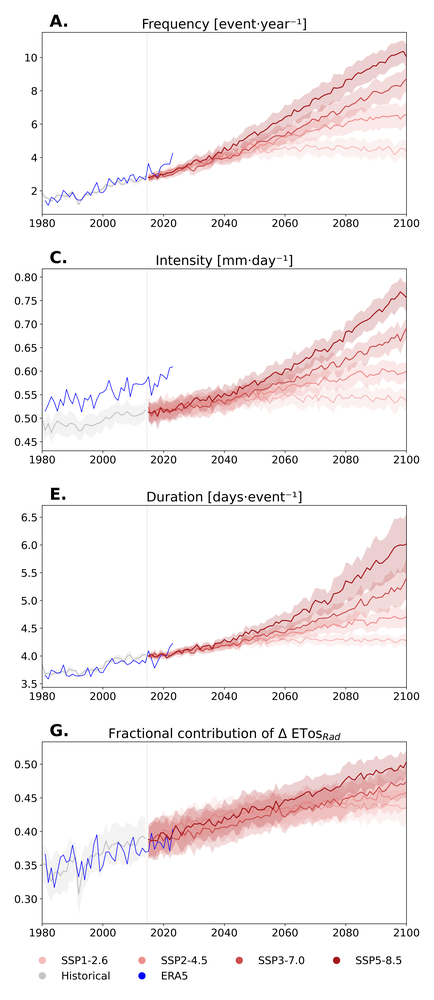
#> input picture figures/annual_thirstwave_metrics_growing_season.png, 434 x 1000 px, shrunk from 4590 x 10564 before the run
$ jupyter execute _merge_figures.ipynb
#> lines starting #> are read from the running program, lines starting #| are printed output that depends on the picture; pictures that were not available may be replaced by others from this repository, and a replacement may not be noted
[cell 1]
from PIL import Image

# Left column: A, C, E, G (time series)
img_left = Image.open("annual_thirstwave_metrics_growing_season.png").convert("RGBA")
#> img_left is the input picture: PIL image 434x1000 RGBA; mean R, G, B, A 247, 242.4, 242.9, 255
# Right column: B, D, F, H (maps)
img_right = Image.open("end_of_century_anom.png").convert("RGBA")
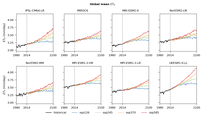
#> input picture figures/annual_global_mean_ET0.png, 203 x 118 px, shrunk from 2141 x 1250 before the run, given in place of end_of_century_anom.png, which was not available
#> img_right is the input picture: PIL image 203x118 RGBA; mean R, G, B, A 246.3, 245.6, 245.2, 255

w1, h1 = img_left.size
#> w1 = 434; h1 = 1000
w2, h2 = img_right.size
#> w2 = 203; h2 = 118
print("left:", img_left.size, "right:", img_right.size)
#| left: (434, 1000) right: (203, 118)

# Canvas sized to fit both, top-aligned, white background
combined = Image.new("RGBA", (w1 + w2, max(h1, h2)), (255, 255, 255, 255))
#> combined: PIL image 637x1000 RGBA; every value is 255
combined.paste(img_left, (0, 0), img_left)
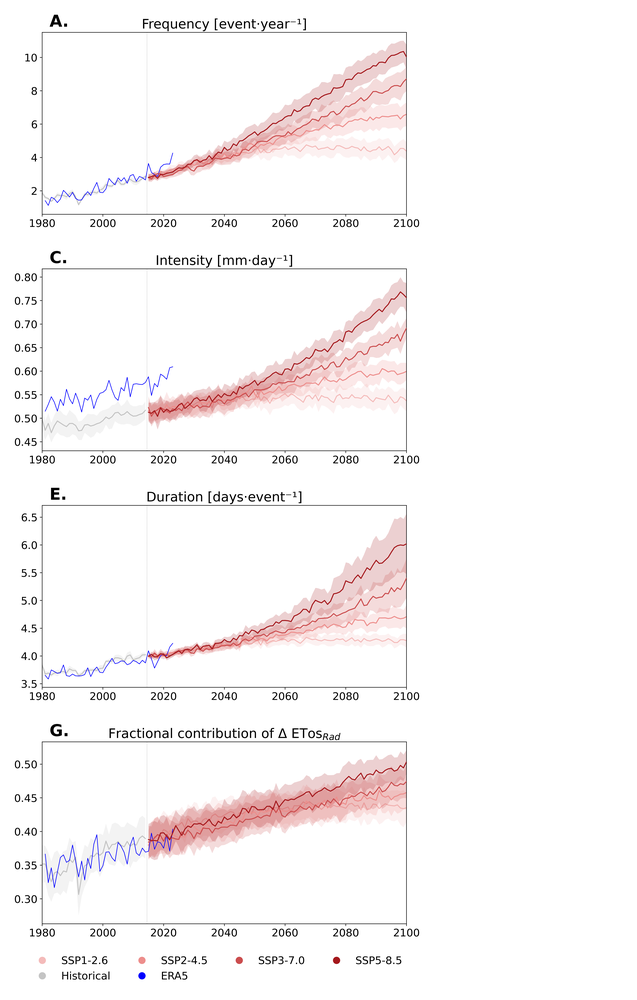
#> combined: PIL image 637x1000 RGBA; mean R, G, B, A 249.5, 246.4, 246.8, 255
combined.paste(img_right, (w1, 0), img_right)

combined.convert("RGB").save("Figure3.png", dpi=(500, 500))
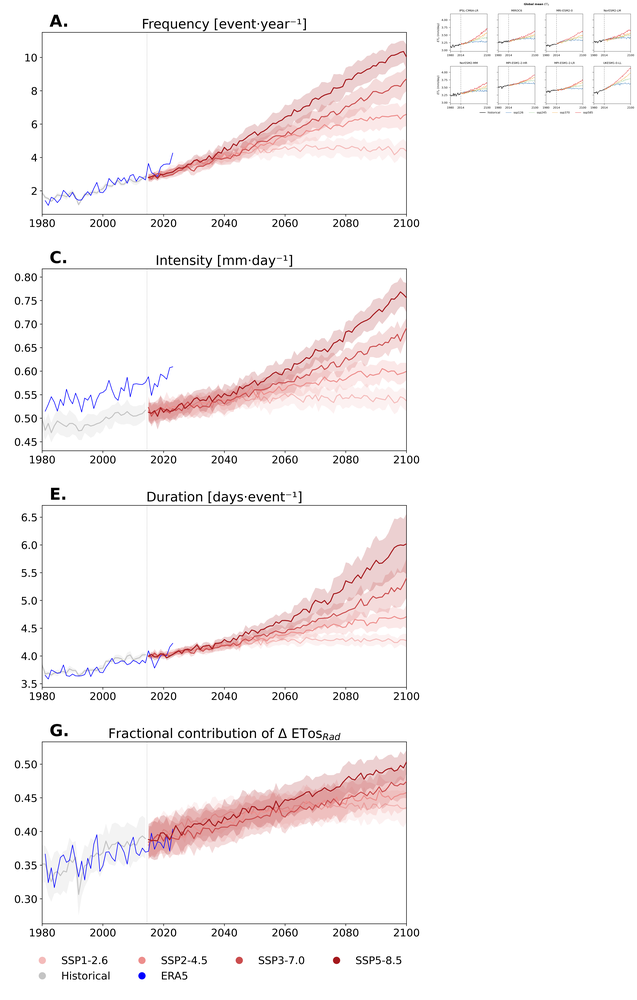
#> saved as Figure3.png: PIL image 637x1000 RGB; mean R, G, B 249.2, 246, 246.4
